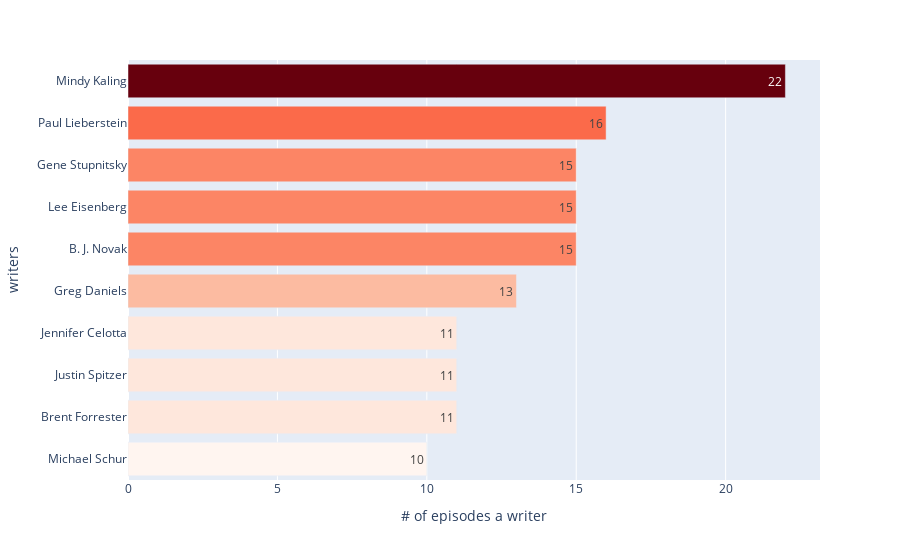

Notebook source saved alongside this figure:
### Code cell
top_10 = writer_counts.head(10)
fig = px.bar(data_frame=top_10,y='writers',x='size',color='size',color_continuous_scale='reds',text='size',labels={'size': '# of episodes a writer'},hover_name='size')
fig.update_layout(yaxis=dict(categoryorder='total ascending'),coloraxis=dict(showscale=False))

### Figure 1 — Plotly figure (JSON) as saved in the notebook; plotly's stock layout.template omitted (floating-point values rounded to 4 significant figures)
{"data": [{"alignmentgroup": "True", "hovertemplate": "<b>%{hovertext}</b><br><br># of episodes a writer=%{marker.color}<br>writers=%{y}<extra></extra>", "hovertext": [22, 16, 15, 15, 15, 13, 11, 11, 11, 10], "legendgroup": "", "marker": {"color": [22, 16, 15, 15, 15, 13, 11, 11, 11, 10], "coloraxis": "coloraxis"}, "name": "", "offsetgroup": "", "orientation": "h", "showlegend": false, "text": [22, 16, 15, 15, 15, 13, 11, 11, 11, 10], "textposition": "auto", "type": "bar", "x": [22, 16, 15, 15, 15, 13, 11, 11, 11, 10], "xaxis": "x", "y": ["Mindy Kaling", "Paul Lieberstein", "B. J. Novak", "Lee Eisenberg", "Gene Stupnitsky", "Greg Daniels", "Brent Forrester", "Justin Spitzer", "Jennifer Celotta", "Michael Schur"], "yaxis": "y"}], "layout": {"autosize": true, "barmode": "relative", "coloraxis": {"colorbar": {"title": {"text": "# of episodes a writer"}}, "colorscale": [[0, "rgb(255,245,240)"], [0.125, "rgb(254,224,210)"], [0.25, "rgb(252,187,161)"], [0.375, "rgb(252,146,114)"], [0.5, "rgb(251,106,74)"], [0.625, "rgb(239,59,44)"], [0.75, "rgb(203,24,29)"], [0.875, "rgb(165,15,21)"], [1, "rgb(103,0,13)"]], "showscale": false}, "legend": {"tracegroupgap": 0}, "margin": {"t": 60}, "xaxis": {"anchor": "y", "autorange": true, "domain": [0, 1], "range": [0, 23.16], "title": {"text": "# of episodes a writer"}, "type": "linear"}, "yaxis": {"anchor": "x", "autorange": true, "categoryorder": "total ascending", "domain": [0, 1], "range": [-0.5, 9.5], "title": {"text": "writers"}, "type": "category"}}}
